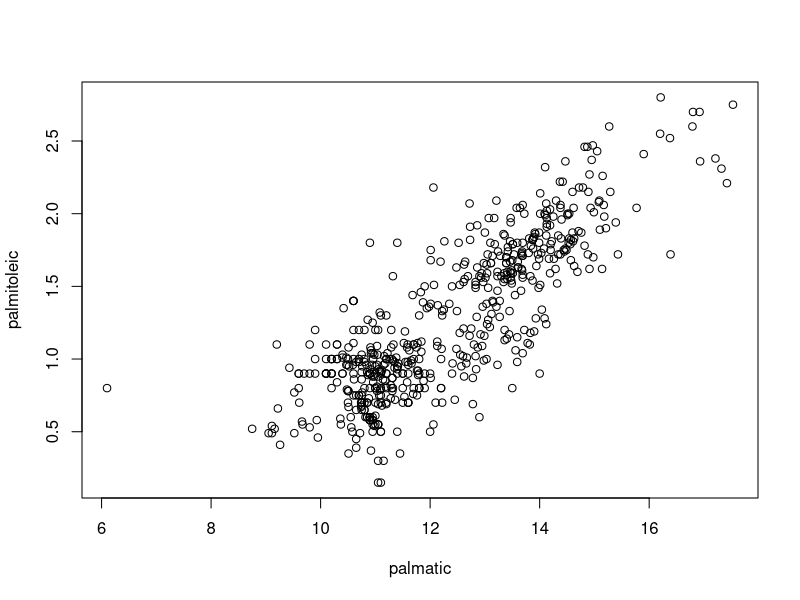
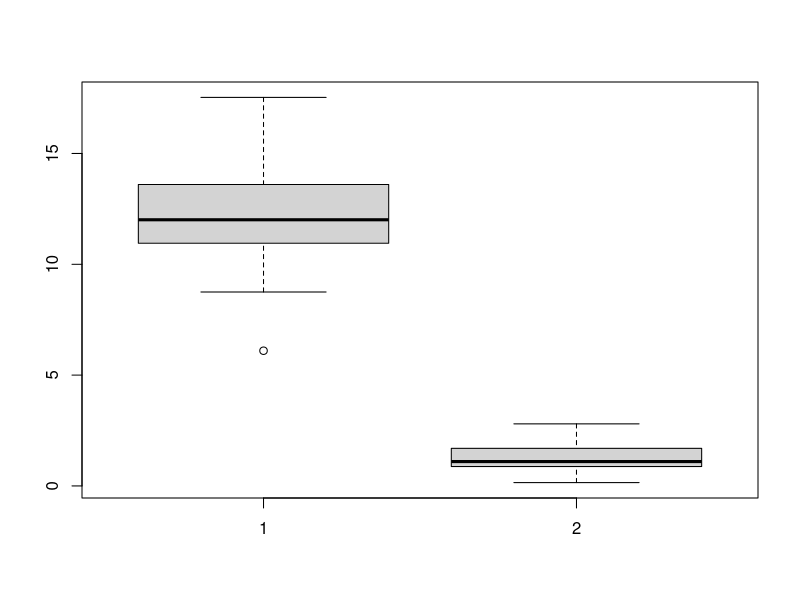
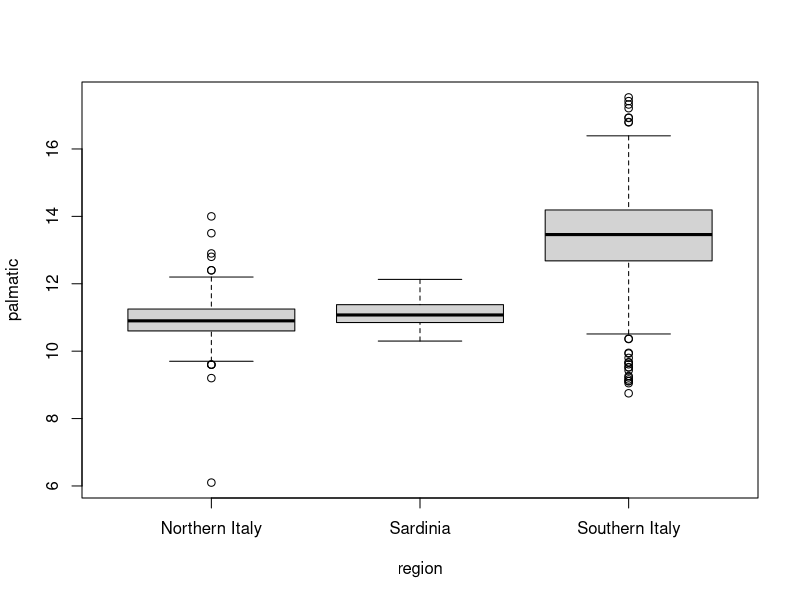

Reproduce these figures in R, in order.
library(dslabs)
data(olive)
head(olive)

palmatic <- olive$palmitic
palmitoleic <- olive$palmitoleic

plot(palmatic, palmitoleic)

boxplot(palmatic, palmitoleic)

boxplot(palmatic~region, data=olive)
